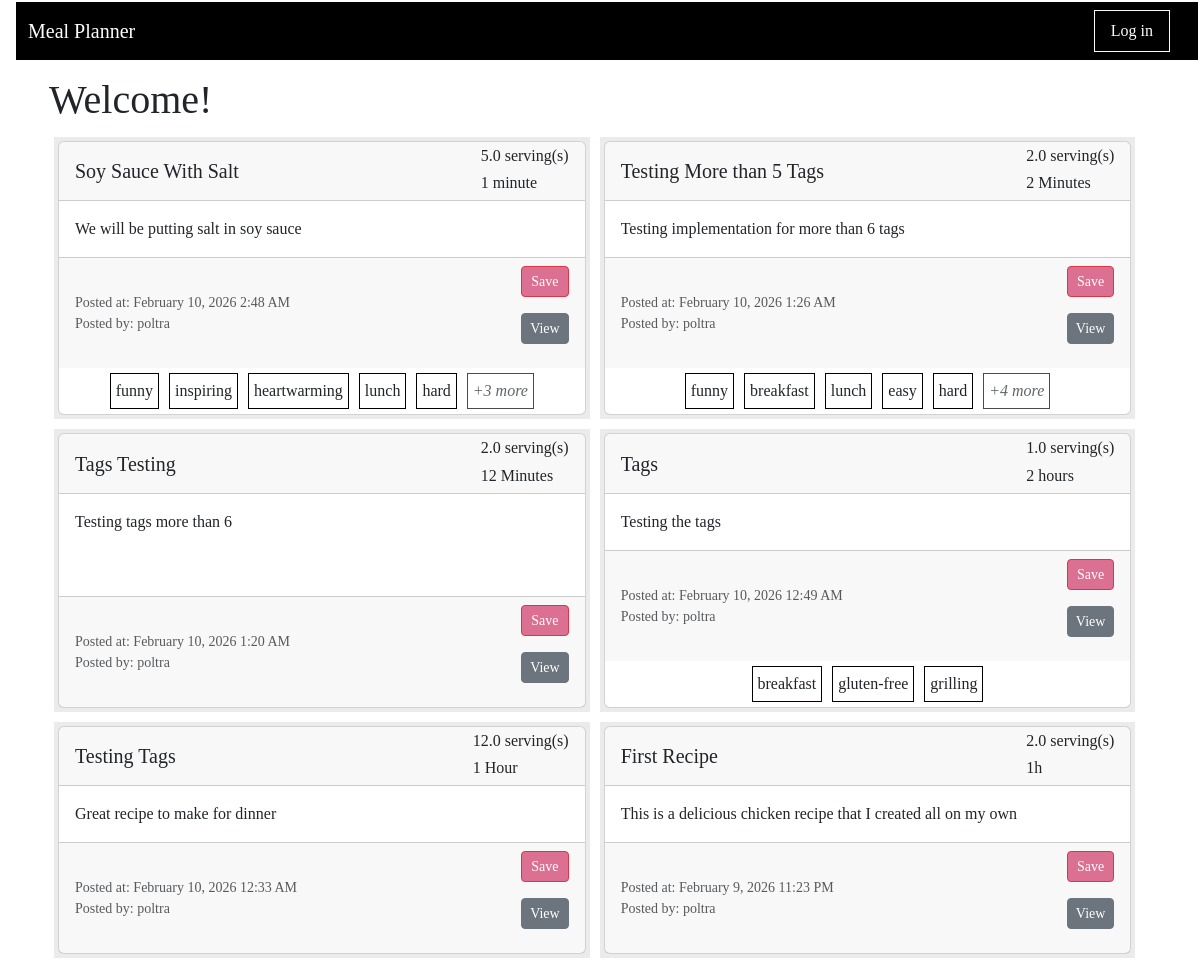
The page /index on the database as committed earlier.
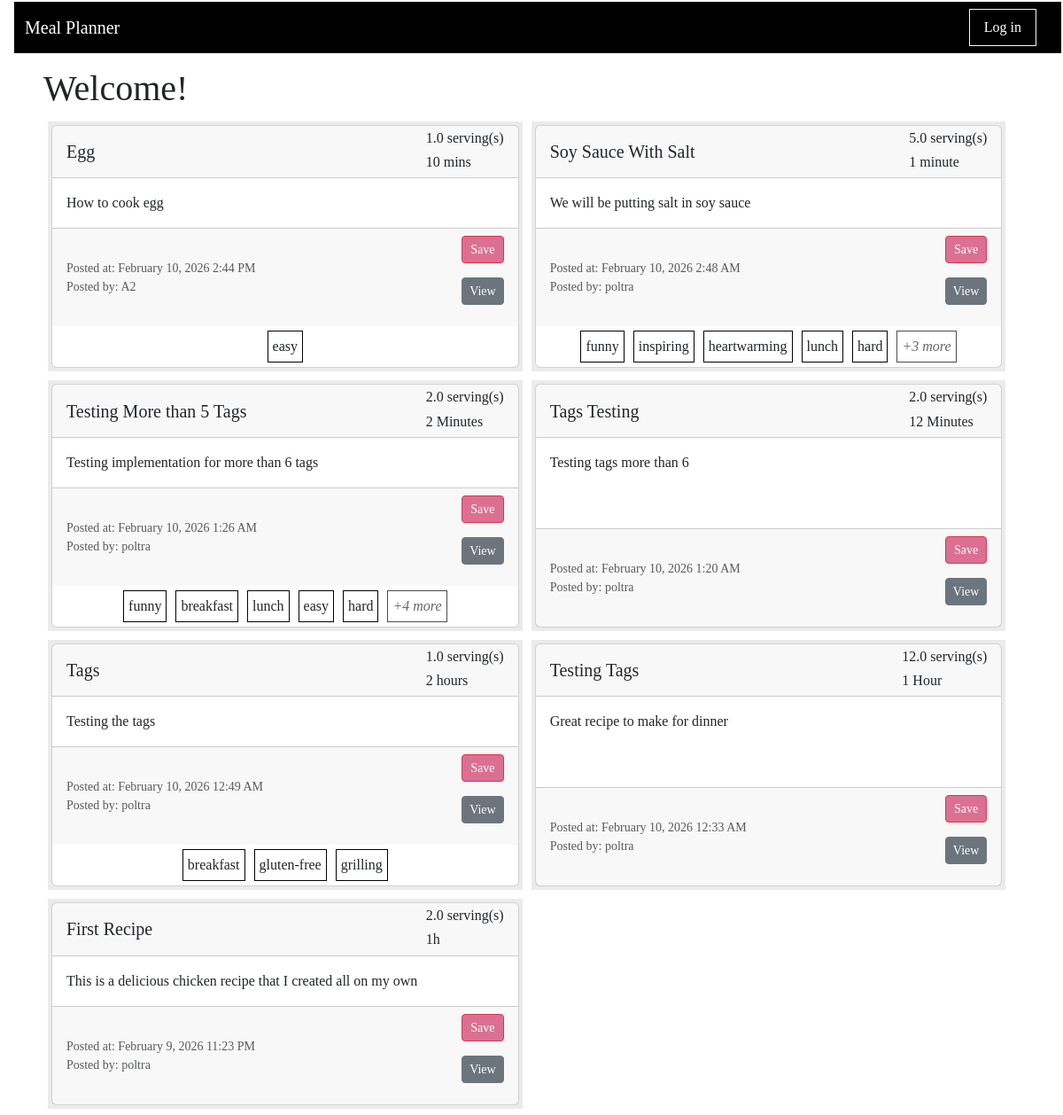
The same page on the database as committed later.
### app/main/models.py (models this page shows, shortened)
class Recipe(db.Model):
    id : sqlo.Mapped[int] = sqlo.mapped_column(primary_key=True)
    title : sqlo.Mapped[str] = sqlo.mapped_column(sqla.String(150), default="")
    description: sqlo.Mapped[str] = sqlo.mapped_column(sqla.String(1500), default="")
    servingSize : sqlo.Mapped[float] = sqlo.mapped_column(sqla.Float, default=0)
    estimatedTime : sqlo.Mapped[str] = sqlo.mapped_column(sqla.String(25), default="")
    steps : sqlo.Mapped[str] = sqlo.mapped_column(sqla.String, default="")
    timestamp : sqlo.Mapped[Optional[datetime]] = sqlo.mapped_column(default = lambda : datetime.now(timezone.utc))
    is_draft : sqlo.Mapped[bool] = sqlo.mapped_column(sqla.Boolean, default=True)
    user_id : sqlo.Mapped[int] = sqlo.mapped_column(sqla.ForeignKey('user.id'))
    writer : sqlo.Mapped['User'] = sqlo.relationship(back_populates='written_recipes')
    tags: sqlo.WriteOnlyMapped['Tag'] = sqlo.relationship(
        secondary=recipe_tags_table,
        primaryjoin=(recipe_tags_table.c.recipe_id == id),
        back_populates='recipes',
        passive_deletes=True)
    recipe_saved_by_users : sqlo.WriteOnlyMapped['User'] = sqlo.relationship(
        secondary=saved_recipes_table,
        primaryjoin=(saved_recipes_table.c.recipe_id == id),
        back_populates='users_saved_recipes',
        passive_deletes=True)
    def get_num_tag(self):
        return len(self.get_tags())
    ingredients_used: sqlo.WriteOnlyMapped['RecipeIngredientUse'] = sqlo.relationship(back_populates='recipe_usecase_recipe', passive_deletes=True)
    def get_tags(self):
        return db.session.scalars(self.tags.select()).all()

class User(db.Model, UserMixin):
    id: sqlo.Mapped[int] = sqlo.mapped_column(primary_key=True)
    first_name: sqlo.Mapped[str] = sqlo.mapped_column(sqla.String(64))
    last_name: sqlo.Mapped[str] = sqlo.mapped_column(sqla.String(64))
    username: sqlo.Mapped[str] = sqlo.mapped_column(sqla.String(64))
    email: sqlo.Mapped[str] = sqlo.mapped_column(sqla.String(120))
    password_hash: sqlo.Mapped[str] = sqlo.mapped_column(sqla.String(256))
    is_certified: sqlo.Mapped[bool] = sqlo.mapped_column(sqla.Boolean, default=False)
    written_recipes: sqlo.WriteOnlyMapped['Recipe'] = sqlo.relationship(back_populates='writer')
    users_saved_recipes : sqlo.WriteOnlyMapped['Recipe'] = sqlo.relationship(
        secondary=saved_recipes_table,
        primaryjoin=(saved_recipes_table.c.user_id == id),
        back_populates='recipe_saved_by_users',
        passive_deletes=True)
    curr_ingredients: sqlo.WriteOnlyMapped['UserIngredientListUse'] = sqlo.relationship(back_populates='userlist_user')

class Tag(db.Model):
    id: sqlo.Mapped[int] = sqlo.mapped_column(primary_key=True)
    name: sqlo.Mapped[str] = sqlo.mapped_column(sqla.String(20))
    recipes: sqlo.WriteOnlyMapped['Recipe'] = sqlo.relationship(
        secondary=recipe_tags_table, primaryjoin=(recipe_tags_table.c.tag_id == id), back_populates='tags')

### app/main/routes.py (the view)
@bp_main.route('/', methods=['GET'])
@bp_main.route('/index', methods=['GET', 'POST'])
def index():
    empty_form = EmptyForm()
    if request.method == 'GET':
        recipes = sqla.select(Recipe).where(Recipe.is_draft == False).order_by(Recipe.timestamp.desc())
    all_recipes  = db.session.scalars(recipes).all()
    return render_template('index.html', title="", recipes=all_recipes, form=empty_form)

### app/main/forms.py
class EmptyForm(FlaskForm):
    submit = SubmitField('Submit')

### meal_planner.py (called while the page is built)
@app.before_request
def initDB(*args, **kwargs):
    if app._got_first_request:
        db.create_all()

### app/main/templates/index.html
{% extends "base.html" %}
{% import 'bootstrap_wtf.html' as wtf %}
{% block content %}
<div class="d-flex justify-content-between align-items-center">
    <h1 >Welcome!</h1>
</div>
    <div class="recipelist">
        {% for recipe in recipes %}
            <div class="recipe-box">{% include '_recipe.html' %} </div>
        {% endfor %}
    </div>
{% endblock %}

### app/main/templates/base.html (shortened to what this page needs)
<html>
    <head>
       <link
            href="https://cdn.jsdelivr.net/npm/bootstrap@5.3.2/dist/css/bootstrap.min.css"
            rel="stylesheet"
>
       <link rel="stylesheet" href="{{ url_for('static', filename='css/main.css') }}">
       <head>{{ moment.include_moment() }}</head>
    </head>
    <body>
        <nav class = "navbar navbar-dark navbar-expand-lg" style="background-color: black;">
            <div class="container-fluid">
                <a class="navbar-brand" href="{{ url_for('main.index') }}">Meal Planner</a>
                <div class="collapse navbar-collapse" id="navbarSupportedContent">
                    <ul class="navbar-nav ms-auto mb-2 mb-lg-0 align-items-center">
                        {% if not current_user.is_anonymous %}
                            <li class="nav-item border border-light px-2 me-3 " >
                            </li>
                            <li class="nav-item border border-light px-2 me-3 " >
                            </li>
                            <li class="nav-item border border-light px-2 me-3 " >
                                <a class="nav-link text-white" aria-current="page" href="{{ url_for('main.display_profile') }}">Profile</a>
                            </li>
                            <li class="nav-item border border-light px-2 me-3 " >
                                <a class="nav-link text-white" aria-current="page" href="{{ url_for('auth.logout') }}">Log out</a>
                            </li>
                            <li class="nav-item me-3">
                                <span class="navbar-text text-light">
                                    Current user is: <strong>{{ current_user.first_name }}</strong>
                                </span>
                            </li>
                        {% else %}
                            <li class="nav-item border border-light px-2 me-3 " >
                                <a class="nav-link text-white" aria-current="page" href="{{ url_for('auth.login') }}">Log in</a>
                            </li>
                        {% endif %}
                    </ul>
                </div>
            </div>
        </nav>
        <div class="container mt-3">
            {% block content %}{% endblock %}
        </div>
    </body>
</html>

### app/main/templates/_recipe.html
<div id="recipe-{{recipe.id}}" class="card">
        <div class="card-header d-flex justify-content-between align-items-center">
            <h5 class="card-title mb-0">{{ recipe.title }}</h5>
            <div class="card-subtitle">
                <h6 class="card-text"> {{recipe.servingSize}} serving(s) </h5>
                <h6 class="card-text"> {{recipe.estimatedTime}} </h5>
            </div>
        </div>
        <div class="card-body">
            <p class="card-text">{{ recipe.description }}</p>
        </div>
        <div class="card-footer">
            <div>
                <small class="text-muted">Posted at: {{ moment(recipe.timestamp).format('LLL') }}</small>
                <br>
                <small class="text-muted">Posted by: {{ recipe.writer.username }}</small>
            </div>
            <div>
                {% if recipe.writer.id == current_user.id %}
                    <form action="{{ url_for('main.delete', recipe_id=recipe.id) }}" method="post">
                        <input type="submit" value="Delete" class="btn btn-danger btn-sm" style="width: 100%;">
                    </form>
                {% else %}
                    <form action="" method="post">
                        <input type="submit" value="Save" class="btn btn-danger like btn-sm" style="width: 100%">
                    </form>
                {% endif %}
                    <form action="{{ url_for('main.viewRecipe', recipe_id=recipe.id) }}" method="get">
                        <input type="submit" value="View" class="btn btn-secondary btn-sm" style="width: 100%">
                    </form>
            </div>
        </div>
            <tr>
                    <div class = "card-tag">
                        {% if recipe.get_num_tag() > 6 %}
                            {% for tag in recipe.get_tags()[:5] %}
                                <span class = "tagitem"> {{tag.name}} </span>
                            {% endfor %}
                            <span class="tagitem tag-more">
                                +{{ recipe.get_num_tag()-5 }} more
                            </span>
                        {% else %}
                            {% for tag in recipe.get_tags() %}
                                <span class = "tagitem"> {{tag.name}} </span>
                            {% endfor %}
                        {% endif %}
                    </div>
            </tr>
</div>

### app/static/css/main.css (style rules this page uses)
body { margin: 1px 1px 1px 15px; padding: 1px; font-family: Tahoma; text-align: left; }
.recipelist { display: flex; flex-wrap: wrap; }
.recipe-box { display: flex; justify-content: center; align-items: center; background-color: #eceaea; margin: 5px; padding: 4px 4px 4px 4px; }
@media screen and (min-width: 1200px) { .recipe-box { width: 32%; } }
@media screen and (min-width: 800px) and (max-width: 1200px) { .recipe-box { width: 48%; } }
.tagitem { text-align: center; margin: 5px 5px 5px 5px; padding: 5px; border: 1px solid black; background-color: white; }
.tag-more { font-style:italic; opacity: 0.7; }
.card { width: 100%; height: 100%; }
.card-footer { display: flex; justify-content: space-between; align-items: center; min-height: 70px; }
.card-tag { display:flex; flex-wrap:wrap; justify-content:center; align-items:center; }
.btn-danger.like { background-color: palevioletred; outline-color: palevioletred; }

Rows that differ between the two databases and show on the page:
added Recipe: title "Egg", servingSize "1.0", estimatedTime "10 mins", description "How to cook egg", timestamp "February 10, 2026 2:44 PM", writer.username "A2", Tag (name "easy")
